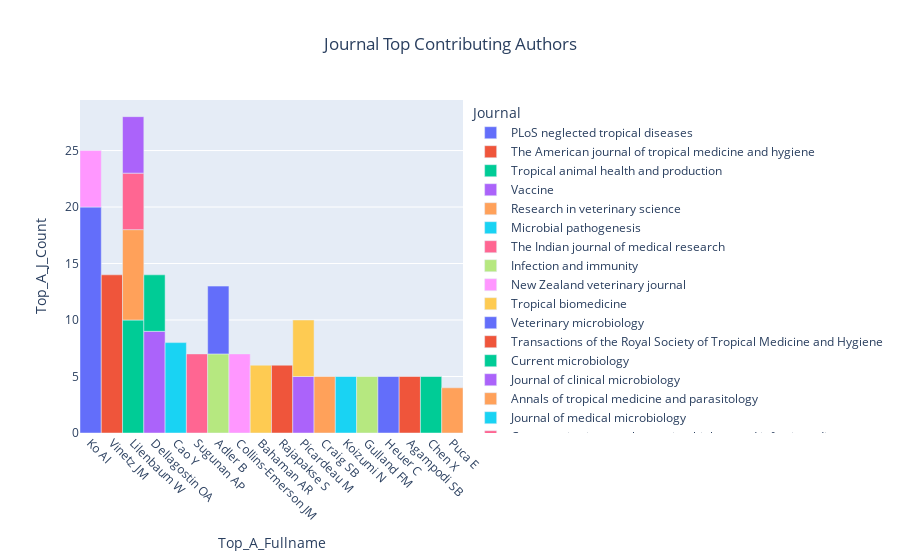

The code cell stored with this chart in its notebook:
### Code cell
lep_author_data['A_Fullname'] = lep_author_data['AuthorLastname'] + ' ' + lep_author_data['AuthorInitials']

lep_id_jou = lep_article_data[['PMID', 'Journal']]
lep_id_auth = lep_author_data[['PMID', 'A_Fullname']]

lep_id_merge = pd.merge(lep_id_jou, lep_id_auth, on = 'PMID', how = 'outer')

lep_id_sum = lep_id_merge.groupby(['Journal', 'A_Fullname']).size().reset_index(name = 'A_Count')

lep_id_desc = lep_id_sum.sort_values(by = 'A_Count',
                                        ascending = False,
                                        ignore_index = True)

lep_auth_max = lep_id_sum.groupby('Journal')['A_Count'].idxmax()

lep_id_ath_max = lep_id_sum.loc[lep_auth_max]

lep_id_ath_max.columns = ['Journal', 'Top_A_Fullname', 'Top_A_J_Count']

lep_top_desc = lep_id_ath_max.sort_values(by = 'Top_A_J_Count',
                                            ascending = False,
                                            ignore_index = True)

lep_td_top25 = lep_top_desc.iloc[:25,:]

#ipd.display(lep_td_top25)

lep_td_top25_bar = px.bar(lep_td_top25,
                    x = 'Top_A_Fullname',
                    y = 'Top_A_J_Count',
                    color = 'Journal',
                    title = 'Journal Top Contributing Authors')
lep_td_top25_bar.update_layout(title_x = 0.5)
lep_td_top25_bar.update_traces(width=1)
lep_td_top25_bar.update_xaxes(tickangle=45)
lep_td_top25_bar.show()

### Figure 1 — Plotly figure (JSON) as saved in the notebook; plotly's stock layout.template omitted (floating-point values rounded to 4 significant figures)
{"data": [{"alignmentgroup": "True", "hovertemplate": "Journal=PLoS neglected tropical diseases<br>Top_A_Fullname=%{x}<br>Top_A_J_Count=%{y}<extra></extra>", "legendgroup": "PLoS neglected tropical diseases", "marker": {"color": "#636efa", "pattern": {"shape": ""}}, "name": "PLoS neglected tropical diseases", "offsetgroup": "PLoS neglected tropical diseases", "orientation": "v", "showlegend": true, "textposition": "auto", "type": "bar", "width": 1, "x": ["Ko AI"], "xaxis": "x", "y": [20], "yaxis": "y"}, {"alignmentgroup": "True", "hovertemplate": "Journal=The American journal of tropical medicine and hygiene<br>Top_A_Fullname=%{x}<br>Top_A_J_Count=%{y}<extra></extra>", "legendgroup": "The American journal of tropical medicine and hygiene", "marker": {"color": "#EF553B", "pattern": {"shape": ""}}, "name": "The American journal of tropical medicine and hygiene", "offsetgroup": "The American journal of tropical medicine and hygiene", "orientation": "v", "showlegend": true, "textposition": "auto", "type": "bar", "width": 1, "x": ["Vinetz JM"], "xaxis": "x", "y": [14], "yaxis": "y"}, {"alignmentgroup": "True", "hovertemplate": "Journal=Tropical animal health and production<br>Top_A_Fullname=%{x}<br>Top_A_J_Count=%{y}<extra></extra>", "legendgroup": "Tropical animal health and production", "marker": {"color": "#00cc96", "pattern": {"shape": ""}}, "name": "Tropical animal health and production", "offsetgroup": "Tropical animal health and production", "orientation": "v", "showlegend": true, "textposition": "auto", "type": "bar", "width": 1, "x": ["Lilenbaum W"], "xaxis": "x", "y": [10], "yaxis": "y"}, {"alignmentgroup": "True", "hovertemplate": "Journal=Vaccine<br>Top_A_Fullname=%{x}<br>Top_A_J_Count=%{y}<extra></extra>", "legendgroup": "Vaccine", "marker": {"color": "#ab63fa", "pattern": {"shape": ""}}, "name": "Vaccine", "offsetgroup": "Vaccine", "orientation": "v", "showlegend": true, "textposition": "auto", "type": "bar", "width": 1, "x": ["Dellagostin OA"], "xaxis": "x", "y": [9], "yaxis": "y"}, {"alignmentgroup": "True", "hovertemplate": "Journal=Research in veterinary science<br>Top_A_Fullname=%{x}<br>Top_A_J_Count=%{y}<extra></extra>", "legendgroup": "Research in veterinary science", "marker": {"color": "#FFA15A", "pattern": {"shape": ""}}, "name": "Research in veterinary science", "offsetgroup": "Research in veterinary science", "orientation": "v", "showlegend": true, "textposition": "auto", "type": "bar", "width": 1, "x": ["Lilenbaum W"], "xaxis": "x", "y": [8], "yaxis": "y"}, {"alignmentgroup": "True", "hovertemplate": "Journal=Microbial pathogenesis<br>Top_A_Fullname=%{x}<br>Top_A_J_Count=%{y}<extra></extra>", "legendgroup": "Microbial pathogenesis", "marker": {"color": "#19d3f3", "pattern": {"shape": ""}}, "name": "Microbial pathogenesis", "offsetgroup": "Microbial pathogenesis", "orientation": "v", "showlegend": true, "textposition": "auto", "type": "bar", "width": 1, "x": ["Cao Y"], "xaxis": "x", "y": [8], "yaxis": "y"}, {"alignmentgroup": "True", "hovertemplate": "Journal=The Indian journal of medical research<br>Top_A_Fullname=%{x}<br>Top_A_J_Count=%{y}<extra></extra>", "legendgroup": "The Indian journal of medical research", "marker": {"color": "#FF6692", "pattern": {"shape": ""}}, "name": "The Indian journal of medical research", "offsetgroup": "The Indian journal of medical research", "orientation": "v", "showlegend": true, "textposition": "auto", "type": "bar", "width": 1, "x": ["Sugunan AP"], "xaxis": "x", "y": [7], "yaxis": "y"}, {"alignmentgroup": "True", "hovertemplate": "Journal=Infection and immunity<br>Top_A_Fullname=%{x}<br>Top_A_J_Count=%{y}<extra></extra>", "legendgroup": "Infection and immunity", "marker": {"color": "#B6E880", "pattern": {"shape": ""}}, "name": "Infection and immunity", "offsetgroup": "Infection and immunity", "orientation": "v", "showlegend": true, "textposition": "auto", "type": "bar", "width": 1, "x": ["Adler B"], "xaxis": "x", "y": [7], "yaxis": "y"}, {"alignmentgroup": "True", "hovertemplate": "Journal=New Zealand veterinary journal<br>Top_A_Fullname=%{x}<br>Top_A_J_Count=%{y}<extra></extra>", "legendgroup": "New Zealand veterinary journal", "marker": {"color": "#FF97FF", "pattern": {"shape": ""}}, "name": "New Zealand veterinary journal", "offsetgroup": "New Zealand veterinary journal", "orientation": "v", "showlegend": true, "textposition": "auto", "type": "bar", "width": 1, "x": ["Collins-Emerson JM"], "xaxis": "x", "y": [7], "yaxis": "y"}, {"alignmentgroup": "True", "hovertemplate": "Journal=Tropical biomedicine<br>Top_A_Fullname=%{x}<br>Top_A_J_Count=%{y}<extra></extra>", "legendgroup": "Tropical biomedicine", "marker": {"color": "#FECB52", "pattern": {"shape": ""}}, "name": "Tropical biomedicine", "offsetgroup": "Tropical biomedicine", "orientation": "v", "showlegend": true, "textposition": "auto", "type": "bar", "width": 1, "x": ["Bahaman AR"], "xaxis": "x", "y": [6], "yaxis": "y"}, {"alignmentgroup": "True", "hovertemplate": "Journal=Veterinary microbiology<br>Top_A_Fullname=%{x}<br>Top_A_J_Count=%{y}<extra></extra>", "legendgroup": "Veterinary microbiology", "marker": {"color": "#636efa", "pattern": {"shape": ""}}, "name": "Veterinary microbiology", "offsetgroup": "Veterinary microbiology", "orientation": "v", "showlegend": true, "textposition": "auto", "type": "bar", "width": 1, "x": ["Adler B"], "xaxis": "x", "y": [6], "yaxis": "y"}, {"alignmentgroup": "True", "hovertemplate": "Journal=Transactions of the Royal Society of Tropical Medicine and Hygiene<br>Top_A_Fullname=%{x}<br>Top_A_J_Count=%{y}<extra></extra>", "legendgroup": "Transactions of the Royal Society of Tropical Medicine and Hygiene", "marker": {"color": "#EF553B", "pattern": {"shape": ""}}, "name": "Transactions of the Royal Society of Tropical Medicine and Hygiene", "offsetgroup": "Transactions of the Royal Society of Tropical Medicine and Hygiene", "orientation": "v", "showlegend": true, "textposition": "auto", "type": "bar", "width": 1, "x": ["Rajapakse S"], "xaxis": "x", "y": [6], "yaxis": "y"}, {"alignmentgroup": "True", "hovertemplate": "Journal=Current microbiology<br>Top_A_Fullname=%{x}<br>Top_A_J_Count=%{y}<extra></extra>", "legendgroup": "Current microbiology", "marker": {"color": "#00cc96", "pattern": {"shape": ""}}, "name": "Current microbiology", "offsetgroup": "Current microbiology", "orientation": "v", "showlegend": true, "textposition": "auto", "type": "bar", "width": 1, "x": ["Dellagostin OA"], "xaxis": "x", "y": [5], "yaxis": "y"}, {"alignmentgroup": "True", "hovertemplate": "Journal=Journal of clinical microbiology<br>Top_A_Fullname=%{x}<br>Top_A_J_Count=%{y}<extra></extra>", "legendgroup": "Journal of clinical microbiology", "marker": {"color": "#ab63fa", "pattern": {"shape": ""}}, "name": "Journal of clinical microbiology", "offsetgroup": "Journal of clinical microbiology", "orientation": "v", "showlegend": true, "textposition": "auto", "type": "bar", "width": 1, "x": ["Picardeau M"], "xaxis": "x", "y": [5], "yaxis": "y"}, {"alignmentgroup": "True", "hovertemplate": "Journal=Annals of tropical medicine and parasitology<br>Top_A_Fullname=%{x}<br>Top_A_J_Count=%{y}<extra></extra>", "legendgroup": "Annals of tropical medicine and parasitology", "marker": {"color": "#FFA15A", "pattern": {"shape": ""}}, "name": "Annals of tropical medicine and parasitology", "offsetgroup": "Annals of tropical medicine and parasitology", "orientation": "v", "showlegend": true, "textposition": "auto", "type": "bar", "width": 1, "x": ["Craig SB"], "xaxis": "x", "y": [5], "yaxis": "y"}, {"alignmentgroup": "True", "hovertemplate": "Journal=Journal of medical microbiology<br>Top_A_Fullname=%{x}<br>Top_A_J_Count=%{y}<extra></extra>", "legendgroup": "Journal of medical microbiology", "marker": {"color": "#19d3f3", "pattern": {"shape": ""}}, "name": "Journal of medical microbiology", "offsetgroup": "Journal of medical microbiology", "orientation": "v", "showlegend": true, "textposition": "auto", "type": "bar", "width": 1, "x": ["Koizumi N"], "xaxis": "x", "y": [5], "yaxis": "y"}, {"alignmentgroup": "True", "hovertemplate": "Journal=Comparative immunology, microbiology and infectious diseases<br>Top_A_Fullname=%{x}<br>Top_A_J_Count=%{y}<extra></extra>", "legendgroup": "Comparative immunology, microbiology and infectious diseases", "marker": {"color": "#FF6692", "pattern": {"shape": ""}}, "name": "Comparative immunology, microbiology and infectious diseases", "offsetgroup": "Comparative immunology, microbiology and infectious diseases", "orientation": "v", "showlegend": true, "textposition": "auto", "type": "bar", "width": 1, "x": ["Lilenbaum W"], "xaxis": "x", "y": [5], "yaxis": "y"}, {"alignmentgroup": "True", "hovertemplate": "Journal=Journal of wildlife diseases<br>Top_A_Fullname=%{x}<br>Top_A_J_Count=%{y}<extra></extra>", "legendgroup": "Journal of wildlife diseases", "marker": {"color": "#B6E880", "pattern": {"shape": ""}}, "name": "Journal of wildlife diseases", "offsetgroup": "Journal of wildlife diseases", "orientation": "v", "showlegend": true, "textposition": "auto", "type": "bar", "width": 1, "x": ["Gulland FM"], "xaxis": "x", "y": [5], "yaxis": "y"}, {"alignmentgroup": "True", "hovertemplate": "Journal=Acta tropica<br>Top_A_Fullname=%{x}<br>Top_A_J_Count=%{y}<extra></extra>", "legendgroup": "Acta tropica", "marker": {"color": "#FF97FF", "pattern": {"shape": ""}}, "name": "Acta tropica", "offsetgroup": "Acta tropica", "orientation": "v", "showlegend": true, "textposition": "auto", "type": "bar", "width": 1, "x": ["Ko AI"], "xaxis": "x", "y": [5], "yaxis": "y"}, {"alignmentgroup": "True", "hovertemplate": "Journal=PLoS pathogens<br>Top_A_Fullname=%{x}<br>Top_A_J_Count=%{y}<extra></extra>", "legendgroup": "PLoS pathogens", "marker": {"color": "#FECB52", "pattern": {"shape": ""}}, "name": "PLoS pathogens", "offsetgroup": "PLoS pathogens", "orientation": "v", "showlegend": true, "textposition": "auto", "type": "bar", "width": 1, "x": ["Picardeau M"], "xaxis": "x", "y": [5], "yaxis": "y"}, {"alignmentgroup": "True", "hovertemplate": "Journal=Zoonoses and public health<br>Top_A_Fullname=%{x}<br>Top_A_J_Count=%{y}<extra></extra>", "legendgroup": "Zoonoses and public health", "marker": {"color": "#636efa", "pattern": {"shape": ""}}, "name": "Zoonoses and public health", "offsetgroup": "Zoonoses and public health", "orientation": "v", "showlegend": true, "textposition": "auto", "type": "bar", "width": 1, "x": ["Heuer C"], "xaxis": "x", "y": [5], "yaxis": "y"}, {"alignmentgroup": "True", "hovertemplate": "Journal=BMC infectious diseases<br>Top_A_Fullname=%{x}<br>Top_A_J_Count=%{y}<extra></extra>", "legendgroup": "BMC infectious diseases", "marker": {"color": "#EF553B", "pattern": {"shape": ""}}, "name": "BMC infectious diseases", "offsetgroup": "BMC infectious diseases", "orientation": "v", "showlegend": true, "textposition": "auto", "type": "bar", "width": 1, "x": ["Agampodi SB"], "xaxis": "x", "y": [5], "yaxis": "y"}, {"alignmentgroup": "True", "hovertemplate": "Journal=PloS one<br>Top_A_Fullname=%{x}<br>Top_A_J_Count=%{y}<extra></extra>", "legendgroup": "PloS one", "marker": {"color": "#00cc96", "pattern": {"shape": ""}}, "name": "PloS one", "offsetgroup": "PloS one", "orientation": "v", "showlegend": true, "textposition": "auto", "type": "bar", "width": 1, "x": ["Chen X"], "xaxis": "x", "y": [5], "yaxis": "y"}, {"alignmentgroup": "True", "hovertemplate": "Journal=Theriogenology<br>Top_A_Fullname=%{x}<br>Top_A_J_Count=%{y}<extra></extra>", "legendgroup": "Theriogenology", "marker": {"color": "#ab63fa", "pattern": {"shape": ""}}, "name": "Theriogenology", "offsetgroup": "Theriogenology", "orientation": "v", "showlegend": true, "textposition": "auto", "type": "bar", "width": 1, "x": ["Lilenbaum W"], "xaxis": "x", "y": [5], "yaxis": "y"}, {"alignmentgroup": "True", "hovertemplate": "Journal=Journal of infection in developing countries<br>Top_A_Fullname=%{x}<br>Top_A_J_Count=%{y}<extra></extra>", "legendgroup": "Journal of infection in developing countries", "marker": {"color": "#FFA15A", "pattern": {"shape": ""}}, "name": "Journal of infection in developing countries", "offsetgroup": "Journal of infection in developing countries", "orientation": "v", "showlegend": true, "textposition": "auto", "type": "bar", "width": 1, "x": ["Puca E"], "xaxis": "x", "y": [4], "yaxis": "y"}], "layout": {"barmode": "relative", "legend": {"title": {"text": "Journal"}, "tracegroupgap": 0}, "title": {"text": "Journal Top Contributing Authors", "x": 0.5}, "xaxis": {"anchor": "y", "domain": [0, 1], "tickangle": 45, "title": {"text": "Top_A_Fullname"}}, "yaxis": {"anchor": "x", "domain": [0, 1], "title": {"text": "Top_A_J_Count"}}}}
